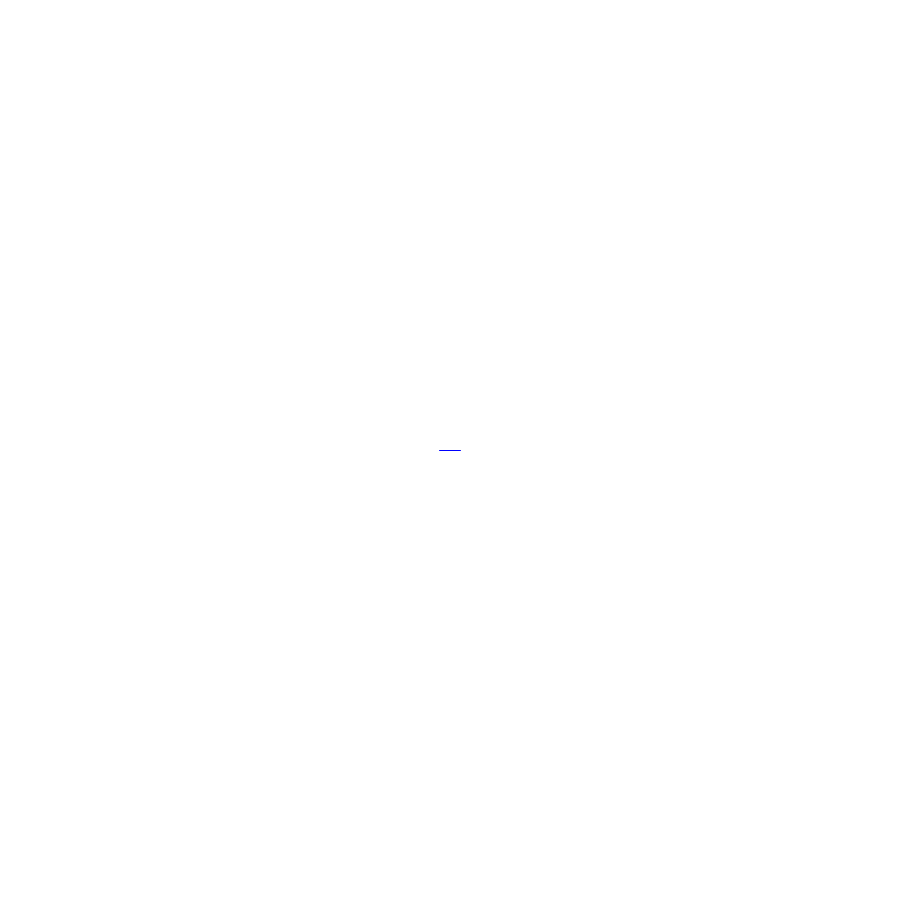
Frame 1 (no input)
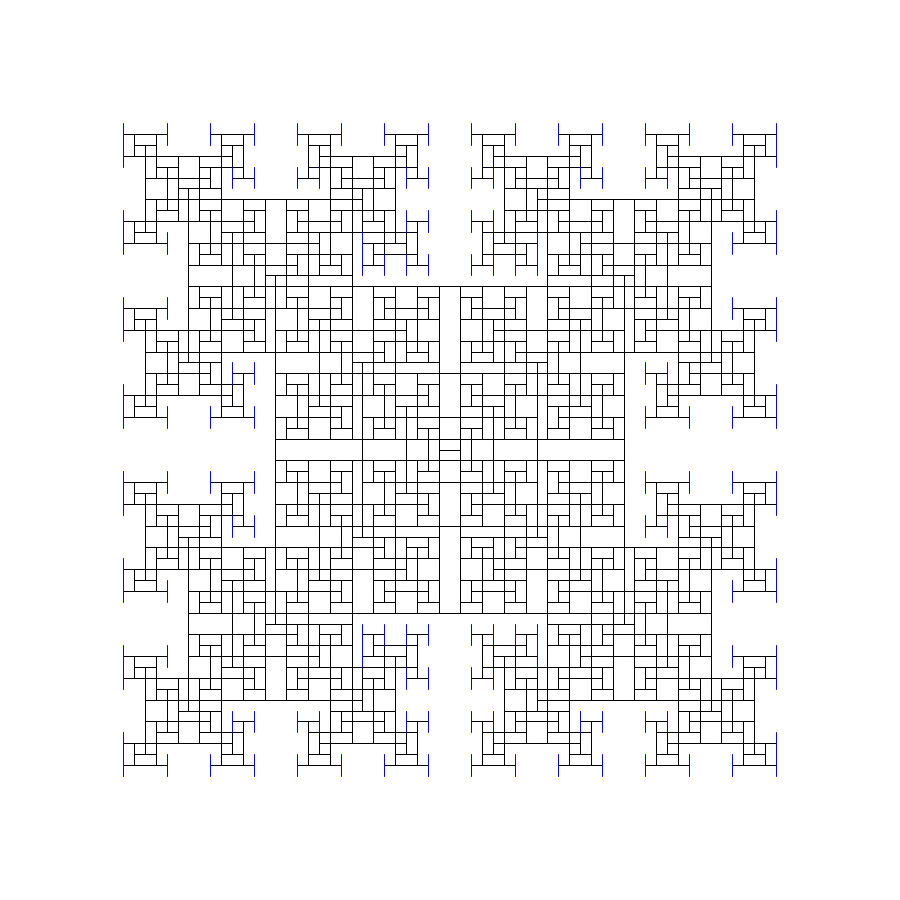
Frame 60 (the mouse pressed at the canvas centre just before this capture)
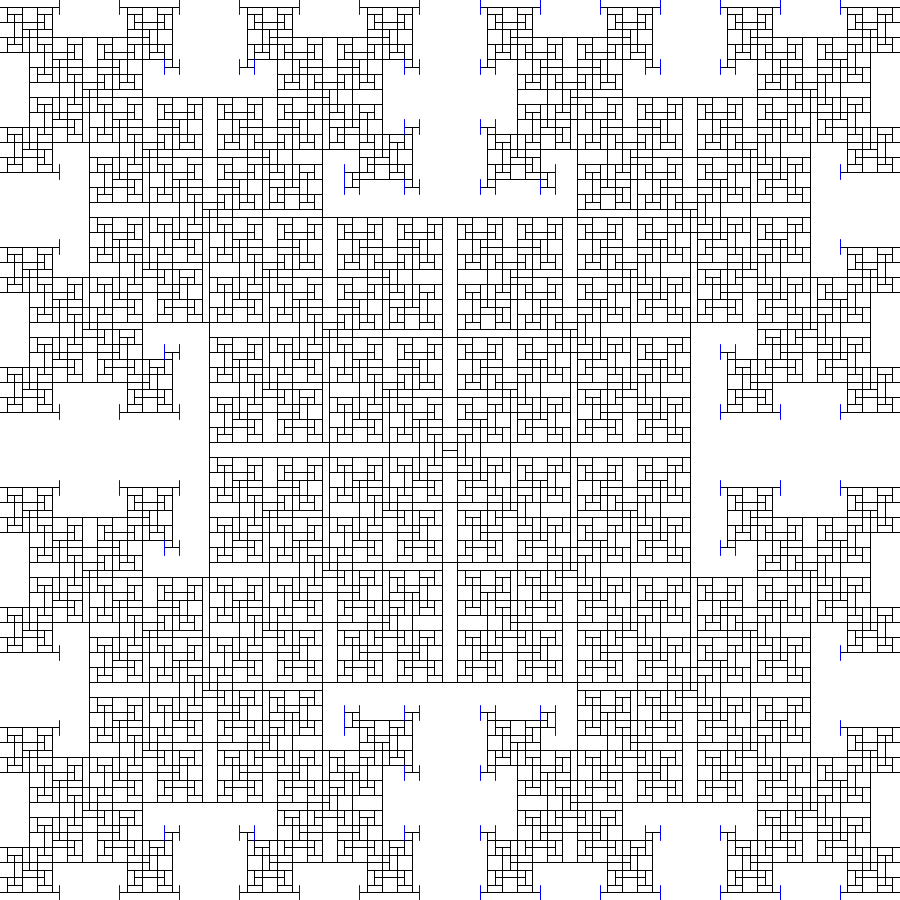
Frame 120 (the mouse held since frame 60 and released just before this capture)

The Processing sketch that drew these frames (run headless with seeded random() and noise(); from frame 60 on, the mouse is pressed at the canvas centre):

// Processing sketch: toothpick
// ── toothpick.pde
ArrayList<Toothpick> picks;
int minx;
int maxx;

void setup(){
  //frameRate(1);
  size(900, 900);
  minx = -width/2;
  maxx = width/2;
  picks = new ArrayList<Toothpick>();
  picks.add(new Toothpick(0, 0, 1));
  //noLoop();
}

//void mousePressed(){
//  redraw();
//}

void draw(){
  //println(picks.size());
  translate(width/2, height/2);
  float factor = float (width) / (maxx - minx + 10);
  scale(factor);
  background(255);
  
  for(Toothpick p : picks){
    p.show(factor);
    minx = min(p.ax, minx);
    maxx = max(p.ax, maxx);
  }
  
  ArrayList<Toothpick> next = new ArrayList<Toothpick>();
  for(Toothpick p : picks){
    if(p.newpick){
      next.addAll(p.create(picks));
      p.newpick = false;
    }
  }
  picks.addAll(next);
}

// ── toothpick_Class.pde
class Toothpick {
  int ax, ay, bx, by;
  int dir;
  int len = 23;
  boolean newpick = true;
  Toothpick(int x, int y, int d){
    dir = d;
    if(dir == 1){
      ax = x - len/2;
      bx = x + len/2;
      ay = y;
      by = y;
    }else {
      ax = x;
      bx = x;
      ay = y - len/2;
      by = y + len/2;
    }
  }
  
  boolean intersects(int x, int y){
    if(ax == x && ay == y){ return true; }
    else if(bx == x && by == y){ return true; }
    else{ return false; }
  }
  
  ArrayList<Toothpick> create(ArrayList<Toothpick> others){
    ArrayList<Toothpick> newpicks = new ArrayList<Toothpick>();
    boolean ata = true;
    boolean atb = true;
    for(Toothpick other : others){
      if(other != this && other.intersects(ax, ay)){
        ata = false;
      }
      if(other != this && other.intersects(bx, by)){
        atb = false;
      }
      if(ata == false && atb == false){ break; }
    }
    if(ata){
      newpicks.add(new Toothpick(ax, ay, dir*-1));
    }
    if(atb){
      newpicks.add(new Toothpick(bx, by, dir*-1));
    }
    return newpicks;
  }
  
  void show(float factor){
    stroke(0);
    if(newpick){ stroke(0, 0, 255); }
    strokeWeight(1/factor);
    line(ax, ay, bx, by);
  }
}
